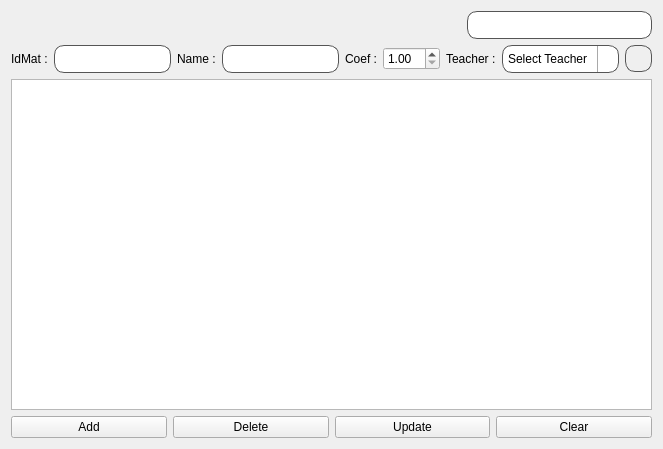
<?xml version="1.0" encoding="UTF-8"?>
<ui version="4.0">
 <class>matiere</class>
 <widget class="QDialog" name="matiere">
  <property name="geometry">
   <rect>
    <x>0</x>
    <y>0</y>
    <width>663</width>
    <height>449</height>
   </rect>
  </property>
  <property name="windowTitle">
   <string>Dialog</string>
  </property>
  <layout class="QVBoxLayout" name="verticalLayout_2">
   <item>
    <layout class="QHBoxLayout" name="horizontalLayout_7">
     <item>
      <widget class="QLabel" name="label_4">
       <property name="minimumSize">
        <size>
         <width>450</width>
         <height>0</height>
        </size>
       </property>
       <property name="text">
        <string/>
       </property>
      </widget>
     </item>
     <item>
      <widget class="QLineEdit" name="searchbar">
       <property name="styleSheet">
        <string notr="true">QLineEdit {
    border-radius: 10px; /* Adjust the value to change the roundness */
    padding: 5px; /* Adjust the padding as needed */
    border: 1px solid #555555; /* Optional: add a border */
}
</string>
       </property>
      </widget>
     </item>
    </layout>
   </item>
   <item>
    <layout class="QVBoxLayout" name="verticalLayout">
     <item>
      <layout class="QHBoxLayout" name="horizontalLayout_5">
       <item>
        <layout class="QHBoxLayout" name="horizontalLayout_2">
         <item>
          <widget class="QLabel" name="id_label">
           <property name="text">
            <string>IdMat :</string>
           </property>
          </widget>
         </item>
         <item>
          <widget class="QLineEdit" name="id_lineEdit">
           <property name="enabled">
            <bool>false</bool>
           </property>
           <property name="styleSheet">
            <string notr="true">QLineEdit {
    border-radius: 10px; /* Adjust the value to change the roundness */
    padding: 5px; /* Adjust the padding as needed */
    border: 1px solid #555555; /* Optional: add a border */
}
</string>
           </property>
          </widget>
         </item>
        </layout>
       </item>
       <item>
        <layout class="QHBoxLayout" name="horizontalLayout">
         <item>
          <widget class="QLabel" name="label">
           <property name="text">
            <string>Name :</string>
           </property>
          </widget>
         </item>
         <item>
          <widget class="QLineEdit" name="name_lineEdit">
           <property name="styleSheet">
            <string notr="true">QLineEdit {
    border-radius: 10px; /* Adjust the value to change the roundness */
    padding: 5px; /* Adjust the padding as needed */
    border: 1px solid #555555; /* Optional: add a border */
}
</string>
           </property>
          </widget>
         </item>
        </layout>
       </item>
       <item>
        <layout class="QHBoxLayout" name="horizontalLayout_4">
         <item>
          <widget class="QLabel" name="label_2">
           <property name="text">
            <string>Coef :</string>
           </property>
          </widget>
         </item>
         <item>
          <widget class="QDoubleSpinBox" name="doubleSpinBox">
           <property name="minimum">
            <double>1.000000000000000</double>
           </property>
           <property name="maximum">
            <double>10.000000000000000</double>
           </property>
           <property name="singleStep">
            <double>0.500000000000000</double>
           </property>
          </widget>
         </item>
         <item>
          <widget class="QLabel" name="label_3">
           <property name="text">
            <string>Teacher :</string>
           </property>
          </widget>
         </item>
         <item>
          <widget class="QComboBox" name="comboBox">
           <property name="styleSheet">
            <string notr="true">QComboBox {
    border-radius: 10px; /* Adjust the value to change the roundness */
    padding: 5px; /* Adjust the padding as needed */
    border: 1px solid #555555; /* Optional: add a border */
    min-width: 6em;
}

QComboBox::drop-down {
    subcontrol-origin: padding;
    subcontrol-position: top right;
    width: 20px;


    border-left-width: 1px;
    border-left-color: darkgray;
    border-left-style: solid;
    border-top-right-radius: 10px;
    border-bottom-right-radius: 10px;
}

QComboBox::down-arrow {
    image: url(E:/documents/cpp/QtProjectPV/p/ProjectPV/assets/arrow-down.svg);
    width: 16px;
    height: 16px;
	border-right-radius: 10px
}


</string>
           </property>
           <item>
            <property name="text">
             <string>Select Teacher</string>
            </property>
           </item>
          </widget>
         </item>
         <item>
          <widget class="QPushButton" name="add_teacher">
           <property name="maximumSize">
            <size>
             <width>27</width>
             <height>27</height>
            </size>
           </property>
           <property name="styleSheet">
            <string notr="true">QPushButton {
    border-radius: 10px; /* Adjust the value to change the roundness */
    padding: 5px; /* Adjust the padding as needed */
    border: 1px solid #555555; /* Optional: add a border */
}

QPushButton:hover { color: white; background-color: lightgray; }
</string>
           </property>
           <property name="text">
            <string/>
           </property>
          </widget>
         </item>
        </layout>
       </item>
       <item>
        <layout class="QHBoxLayout" name="horizontalLayout_3"/>
       </item>
      </layout>
     </item>
     <item>
      <widget class="QTableView" name="tableView">
       <attribute name="verticalHeaderVisible">
        <bool>false</bool>
       </attribute>
      </widget>
     </item>
     <item>
      <layout class="QHBoxLayout" name="horizontalLayout_6">
       <item>
        <widget class="QPushButton" name="add_pushButton">
         <property name="text">
          <string>Add</string>
         </property>
        </widget>
       </item>
       <item>
        <widget class="QPushButton" name="delete_pushButton">
         <property name="text">
          <string>Delete</string>
         </property>
        </widget>
       </item>
       <item>
        <widget class="QPushButton" name="modify_pushButton">
         <property name="text">
          <string>Update</string>
         </property>
        </widget>
       </item>
       <item>
        <widget class="QPushButton" name="clear_pushButton">
         <property name="text">
          <string>Clear</string>
         </property>
        </widget>
       </item>
      </layout>
     </item>
    </layout>
   </item>
  </layout>
 </widget>
 <tabstops>
  <tabstop>searchbar</tabstop>
  <tabstop>id_lineEdit</tabstop>
  <tabstop>name_lineEdit</tabstop>
  <tabstop>doubleSpinBox</tabstop>
  <tabstop>comboBox</tabstop>
  <tabstop>tableView</tabstop>
  <tabstop>add_pushButton</tabstop>
  <tabstop>delete_pushButton</tabstop>
  <tabstop>modify_pushButton</tabstop>
  <tabstop>clear_pushButton</tabstop>
 </tabstops>
 <resources/>
 <connections/>
</ui>
